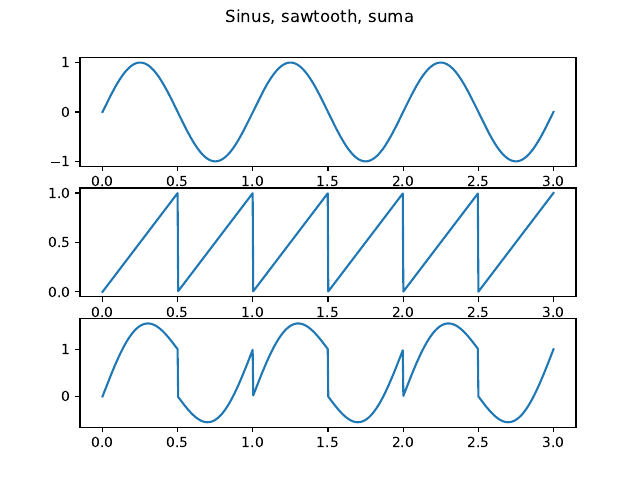

Python code for this plot:
import matplotlib.pyplot as plt
import numpy as np
from matplotlib.backends.backend_pdf import PdfPages

pdf = []
pdfDoc = PdfPages('p04.pdf')

fig, axs = plt.subplots(3)

t = np.linspace(0, 3, 800)

sign_sin = np.sin(2*np.pi*800*t)
sign_saw = np.mod(t, 1.0/1600) * 1600

sign_sum = sign_sin + sign_saw

axs[0].plot(t, sign_sin)
axs[1].plot(t, sign_saw)
axs[2].plot(t, sign_sum)

fig.suptitle(f'Sinus, sawtooth, suma')

pdf.append(fig)

for page in pdf:
    pdfDoc.savefig(page)
pdfDoc.close()